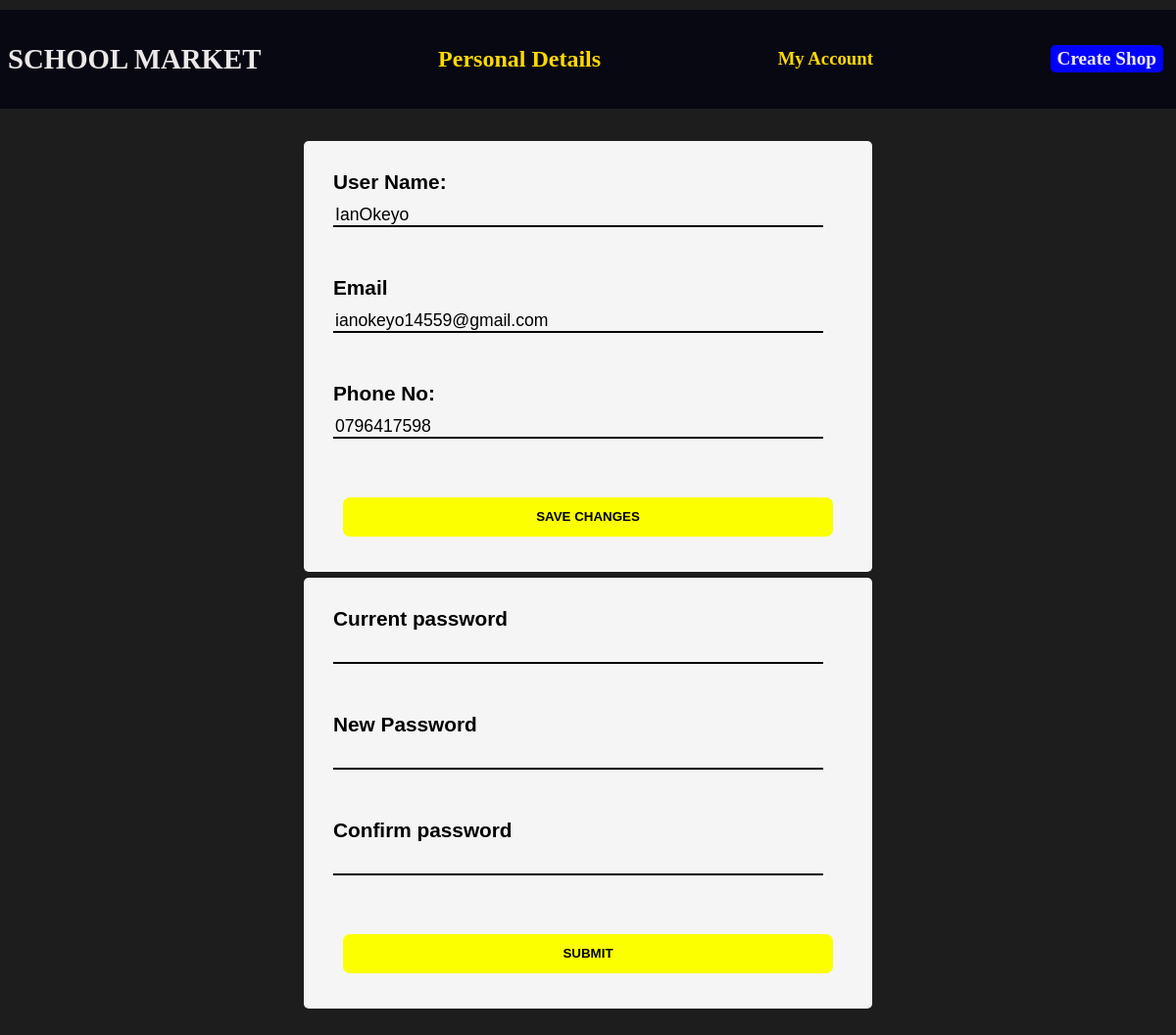
The page /myDetails (signed in) on the database its author committed.
### market/models.py (models this page shows, shortened)
class User(db.Model, UserMixin): #UserMixin contains additional methods used  during logIn
    id = db.Column(db.Integer(), primary_key=True)
    userName = db.Column(db.String(20), nullable=False, unique=True)
    email = db.Column(db.String(), nullable=False)
    password_hash = db.Column(db.String(length=60), nullable=False)
    phoneNo = db.Column(db.String(length=12), nullable=False)
    books_cart = db.relationship('Book', secondary=books_cart, backref="users_interested")
    stationery_cart = db.relationship('Stationery', secondary=stationery_cart, backref="users_interested")
    lab_cart = db.relationship('Lab', secondary=lab_cart, backref="users_interested")
    uniform_cart = db.relationship('Uniform', secondary=uniform_cart, backref="users_interested")
    orders = db.relationship('Order', secondary=orders, backref="users_interested")
    shop_orders = db.relationship('Shop_order', secondary=user_shop_orders, backref="customers")
    @property #creating a new property
    def password(self):
        return self.password

### market/routes.py (the view, shortened to what this page needs)
@app.route('/myDetails', methods=['POST', 'GET'])
@login_required
def details_page():
    detailsForm = DetailsForm()
    changePasswordForm = ChangePasswordForm()
    errors = {'oldPassword':[], 'newPassword':[], 'confirmPassword':[]}
    return render_template('details.html', detailsForm=detailsForm, changePasswordForm=changePasswordForm, errors=errors)

### market/forms.py (shortened to what this page needs)
class DetailsForm(FlaskForm):
    userName = StringField(label='User Name:', validators=[DataRequired()])
    email = StringField(label='Email', validators=[Email()])
    phoneNo = StringField(label='Phone No:', validators=[DataRequired()])
    submit1 = SubmitField(label='SAVE CHANGES')

class ChangePasswordForm(FlaskForm):
    oldPassword = PasswordField(label='Current password', validators=[DataRequired()])
    newPassword = PasswordField(label='New Password', validators=[Length(min=8), DataRequired()])
    confirmPassword = PasswordField(label='Confirm password', validators=[Length(min=8), DataRequired(), EqualTo('newPassword')])
    submit2=SubmitField(label='SUBMIT')

### market/routes.py (called while the page is built)
@login_manager.user_loader#for the login manager to remember that the user was already logged in even after a refresh
def load_user(user_id):
    return User.query.get(int(user_id))

### market/templates/details.html (shortened to what this page needs)
{% extends 'market_base.html' %}
{% block body %}
 <div id='details-page-layout'>
     <div id='details-section-layout'>
        <form method="POST">
            <div style="margin-bottom: 50px;">
               {{ detailsForm.userName.label(id='details-label') }} <br>
               {{ detailsForm.userName(id='details-form', value=current_user.userName) }}
            </div>
            <div style="margin-bottom: 50px;">
               {{ detailsForm.email.label(id='details-label') }}  <br>
               {{ detailsForm.email(id='details-form', value=current_user.email) }}
            </div>
            <div style="margin-bottom: 50px;">
               {{ detailsForm.phoneNo.label(id='details-label') }}  <br>
               {{ detailsForm.phoneNo(id='details-form', value=current_user.phoneNo) }}
            </div>
            <div>
               {{ detailsForm.submit1(id='details-submit') }}
            </div>
        </form>
     </div>
     <div id='details-section-layout'>
        <form method="POST">
            <div style="margin-bottom: 50px;">
               {{ changePasswordForm.oldPassword.label(id='details-label') }} <br>
               {{ changePasswordForm.oldPassword(id='details-form') }} <br>
            </div>
            <div style="margin-bottom: 50px;">
               {{ changePasswordForm.newPassword.label(id='details-label') }}<br>
               {{ changePasswordForm.newPassword(id='details-form') }}</br>
               <b style="color: red;">{{ errors['newPassword'][0] }}
            </div>
            <div style="margin-bottom: 50px;">
               {{ changePasswordForm.confirmPassword.label(id='details-label') }}<br>
               {{ changePasswordForm.confirmPassword(id='details-form') }}</br>
               <b style="color: red; margin-top: -50px">{{ errors['confirmPassword'][0] }}
            </div>
            <div>
                  {{ changePasswordForm.submit2(id='details-submit') }}
            </div>
        </form>
     </div>
 </div>
{% endblock %}

### market/static/styles/base.css (style rules this page uses)
body { background-color: rgba(29, 28, 28, 0.993); }
#details-page-layout { display: flex; flex-direction: row; flex-wrap: wrap; margin: 20px; padding: 20px; justify-content: center; align-items: center; }
#details-section-layout { display: flex; flex-direction: column; justify-content: center; border-radius: 5px; background-color: whitesmoke; padding: 30px; padding-bottom: 10px; margin: 3px; }
#details-label { color: black; font-weight: 800; font-size: 1.3em; font-family: sans-serif; margin-top: 30px; }
#details-form { width: 500px; padding-bottom: 0px; margin-top: 10px; font-size: 1.1em; border: none; border-bottom: solid; border-width: 2px; background-color: whitesmoke; outline: none; }
#details-submit { background-color:rgb(251, 255, 0); color: black; font-weight: 900; border: none; height: 40px; width:500px; border-radius: 7px; padding: 8px; margin: 10px; }

### rows shown on the page
User: userName "IanOkeyo", email "ianokeyo14559@gmail.com", phoneNo "0796417598"

### other values the page prints
{{ detailsForm.userName.label(id='details-label') }} "User Name:"
{{ detailsForm.email.label(id='details-label') }} "Email"
{{ detailsForm.phoneNo.label(id='details-label') }} "Phone No:"
{{ changePasswordForm.oldPassword.label(id='details-label') }} "Current password"
{{ changePasswordForm.newPassword.label(id='details-label') }} "New Password"
{{ changePasswordForm.confirmPassword.label(id='details-label') }} "Confirm password"
